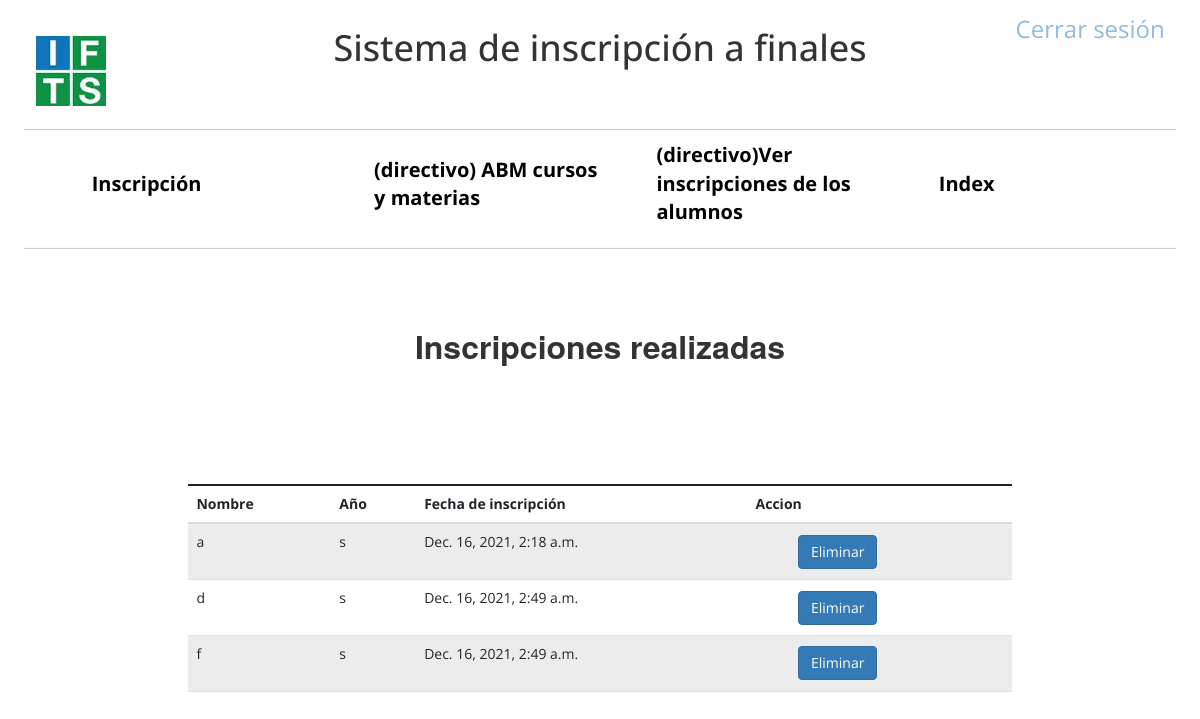
The page /alumno/inscripciones/ (signed in) on the database its author committed.
### inscripcionFinales/models.py (models this page shows)
class MateriaAlumno(models.Model):
    id_materia = models.ForeignKey(Materia, on_delete=models.CASCADE)
    user = models.ForeignKey(settings.AUTH_USER_MODEL, on_delete=models.CASCADE)
    fecha_inscripcion = models.DateTimeField('Fecha inscripción')

class Materia(models.Model):
    id_curso = models.ForeignKey(Curso, on_delete=models.CASCADE)
    descripcion = models.CharField(max_length=200,  unique=True)

class Curso(models.Model):
    descripcion = models.CharField(max_length=200,  unique=True)

### inscripcionFinales/views.py (the view)
# urls.py: path('alumno/inscripciones/',verInscripciones, name='verInscripciones'),
@login_required
def verInscripciones(request):
    id_usuario = request.user.id
    try:
        usuario = User.objects.get(pk=id_usuario)
        if usuario:
            inscripciones = MateriaAlumno.objects.filter(user=usuario)
            if inscripciones:
                return render(request,'alumno/inscripciones.html', {'inscripciones': inscripciones})
            return render(request,'alumno/inscripciones.html',  {'inscripciones': inscripciones})
        return render(request,'alumno/inscripciones.html', {'error': "No existe usuario con ese id"})
    except User.DoesNotExist:
        return render(request,'alumno/inscripciones.html', {'error': "No existe usuario con ese id"})

### inscripcionFinales/templates/alumno/inscripciones.html (shortened to what this page needs)
{% extends "base.html" %}
{% block nav %}
<div class="anclas">
    <a href="{% url 'inscripcion' %}">Inscripción</a>
    <a href="{% url 'curso_materia' %}"> (directivo) ABM cursos y materias</a>
    <a href="{% url 'verInscripcionesDirectivo' %}"> (directivo)Ver inscripciones de los alumnos</a>
    <a href="{% url 'index' %}">Index</a>
  </div>
  <hr>
    {% endblock %}
{% block body %}
<h3>Inscripciones realizadas</h2>
{% if not inscripciones %}
<div class="alert alert-warning" role="alert">
    <strong>¡No existen inscripciones!</strong>
</div>
{% else %}
<br><br>
<table class="table table-striped">
<tbody>
    <thead>
        <tr>
          <th scope="col">Nombre</th>
          <th scope="col">Año</th>
          <th scope="col">Fecha de inscripción</th>
          <th scope="col">Accion</th>
        </tr>
      </thead>
    {% for inscripcion in inscripciones %}
    <tr>
      <td>{{ inscripcion.id_materia.descripcion}}</td>
      <td>{{ inscripcion.id_materia.id_curso.descripcion}}</td>
      <td>{{ inscripcion.fecha_inscripcion}}</td>
      <td>
        <a class="btn-link" href="{% url 'eliminarInscripcion' inscripcion.id %}">
            <button type="button" class="btn btn-primary">Eliminar</button>
        </a>
      </td>
    </tr>
    {% endfor %}
</tbody>
</table>
{% endif %}
{% endblock %}

### inscripcionFinales/static/styles.css (style rules this page uses)
* { font-family: 'Open Sans', sans-serif; margin: 1%; }
body { height:1000px; }
.anclas { display:flex; }
.anclas a { color:black; text-decoration: none; width:50%; margin:auto; font-size: 20px; font-weight: bold; margin-left: 5%; }
h3 { width: 80%; text-align: center; margin: 80px auto; font-weight:bold; font-size: xx-large; }
.table { width: 70%!important; height: 20%; margin: auto; }
button { margin-left:40px; margin-bottom:10px; }
a { color: #92badd; display:inline-block; text-decoration: none; font-weight: 400; }

### rows shown on the page
MateriaAlumno: id_materia.descripcion "a", id_materia.id_curso.descripcion "s", fecha_inscripcion "Dec. 16, 2021, 2:18 a.m."
MateriaAlumno: id_materia.descripcion "d", id_materia.id_curso.descripcion "s", fecha_inscripcion "Dec. 16, 2021, 2:49 a.m."
MateriaAlumno: id_materia.descripcion "f", id_materia.id_curso.descripcion "s", fecha_inscripcion "Dec. 16, 2021, 2:49 a.m."
